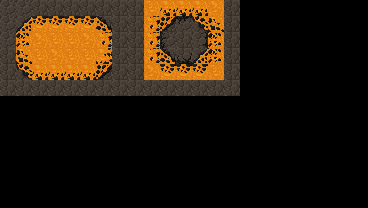

A 2D game scene composited from a Tiled map and its tileset images. What follows is a short description and the map's XML, with every tile layer's data as written:
An orthogonal 23x13 tile map with 16x16 px tiles, 1 tile layer (Tile Layer 1).

<map version="1.10" tiledversion="1.10.2" orientation="orthogonal" renderorder="right-down" width="23" height="13" tilewidth="16" tileheight="16" infinite="0" nextlayerid="2" nextobjectid="1">
 <tileset firstgid="1" source="cave_crawler_tileset.tsx" />
 <layer id="1" name="Tile Layer 1" width="23" height="13">
  <data encoding="csv">
61,61,62,62,62,62,62,62,62,17,32,32,32,47,62,0,0,0,0,0,0,0,0,
61,91,2,2,2,2,92,62,62,18,107,79,106,31,62,0,0,0,0,0,0,0,0,
61,16,47,17,17,47,18,62,62,18,77,62,76,16,62,0,0,0,0,0,0,0,0,
62,31,17,47,17,17,33,62,62,18,92,78,91,16,62,0,0,0,0,0,0,0,0,
62,106,32,32,32,32,107,62,62,47,2,2,2,17,62,0,0,0,0,0,0,0,0,
62,62,62,62,62,62,62,62,62,62,62,62,62,62,62,0,0,0,0,0,0,0,0,
0,0,0,0,0,0,0,0,0,0,0,0,0,0,0,0,0,0,0,0,0,0,0,
0,0,0,0,0,0,0,0,0,0,0,0,0,0,0,0,0,0,0,0,0,0,0,
0,0,0,0,0,0,0,0,0,0,0,0,0,0,0,0,0,0,0,0,0,0,0,
0,0,0,0,0,0,0,0,0,0,0,0,0,0,0,0,0,0,0,0,0,0,0,
0,0,0,0,0,0,0,0,0,0,0,0,0,0,0,0,0,0,0,0,0,0,0,
0,0,0,0,0,0,0,0,0,0,0,0,0,0,0,0,0,0,0,0,0,0,0,
0,0,0,0,0,0,0,0,0,0,0,0,0,0,0,0,0,0,0,0,0,0,0
</data>
 </layer>
</map>
